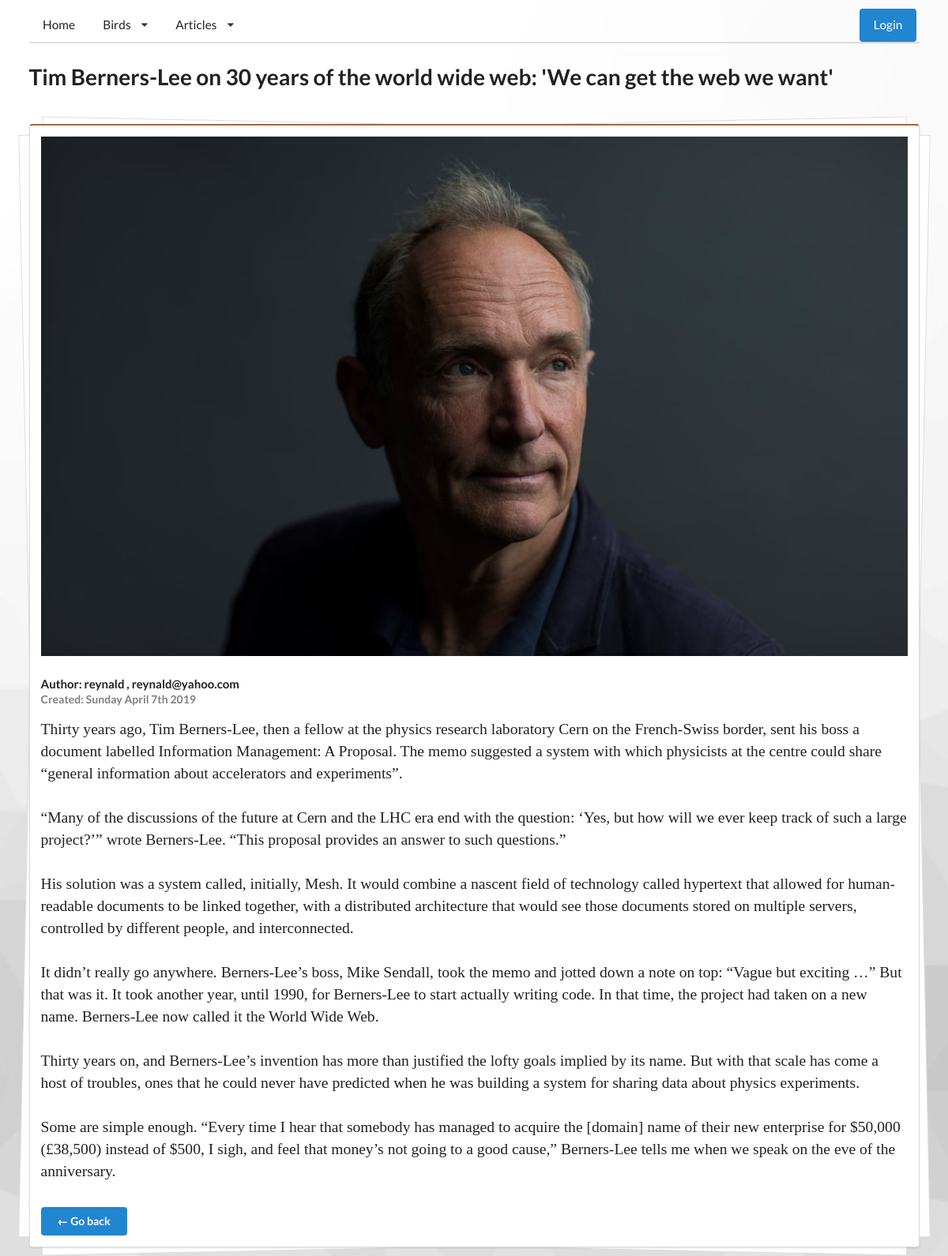
The app's page /article/detail/31 with its own data.
### tables this page shows
CREATE TABLE `articles` (
  `title` varchar(255) NOT NULL,
  `date` timestamp NOT NULL DEFAULT CURRENT_TIMESTAMP,
  `description` text NOT NULL,
  `img` varchar(255) NOT NULL,
  `thumbnail` varchar(255) NOT NULL,
  `id` int(11) NOT NULL,
  `author_id` int(11) NOT NULL
);

CREATE TABLE `tank_users` (
  `id` int(11) NOT NULL,
  `username` varchar(50) NOT NULL,
  `password` varchar(255) NOT NULL,
  `email` varchar(100) NOT NULL,
  `activated` tinyint(1) NOT NULL DEFAULT '1',
  `banned` tinyint(1) NOT NULL DEFAULT '0',
  `ban_reason` varchar(255) DEFAULT NULL,
  `new_password_key` varchar(50) DEFAULT NULL,
  `new_password_requested` datetime DEFAULT NULL,
  `new_email` varchar(100) DEFAULT NULL,
  `new_email_key` varchar(50) DEFAULT NULL,
  `last_ip` varchar(40) NOT NULL,
  `last_login` datetime NOT NULL DEFAULT '0000-00-00 00:00:00',
  `created` datetime NOT NULL DEFAULT '0000-00-00 00:00:00',
  `modified` timestamp NOT NULL DEFAULT CURRENT_TIMESTAMP ON UPDATE CURRENT_TIMESTAMP
);

### application/controllers/Article.php (called while the page is built, shortened)
<?php
class Article extends CI_Controller {
	public function __construct() {
		$this->load->helper(array('form', 'url'));
		$this->load->model('crud_model');
		$this->load->library('image_lib');
		$this->load->library("pagination");
	}
	public function detail($id){
		$data['results'] = $this->crud_model->read_article_detail($id);
		$this->load->helper("typography");
		$this->load->view('includes/header');
		$this->load->view('article_detail_view',$data);
		$this->load->view('includes/footer');
	}
}

### index.php (called while the page is built, shortened)
<?php
require_once BASEPATH.'core/CodeIgniter.php';

### application/libraries/Tank_auth.php (called while the page is built, shortened)
<?php if (!defined('BASEPATH')) exit('No direct script access allowed');
class Tank_auth
{
	function __construct()
	{
		$this->ci =& get_instance();
	}
	function is_logged_in($activated = TRUE)
	{
		return $this->ci->session->userdata('status') === ($activated ? STATUS_ACTIVATED : STATUS_NOT_ACTIVATED);
	}
}

### application/models/Crud_model.php (called while the page is built, shortened)
<?php
class Crud_model extends CI_model{
	function read_article_detail($id) {
		$this->db->select('title, description, img, date, articles.id, author_id, tank_users.username, tank_users.email');
		$this->db->from('articles');
		$this->db->join('tank_users','tank_users.id=articles.author_id');
		$this->db->where('articles.id', $id);
		$query=$this->db->get();
		if($query->num_rows() > 0) {
			return $query->result();
		} else {
			return FALSE;
		}
	}
}

### application/views/article_detail_view.php (the view, shortened to what this page needs)
<?php if($results): ?>
<?php foreach($results as $row): ?>
    <h1 class="ui huge header"><?php echo $row->title ?></h1>
    <div class="ui brown piled segment">
        <div class="ui image">
            <img src="<?php echo base_url()?>uploads/<?php echo $row->img ?>" alt="article image">
        </div>
        <h4 class="header">
            Author: <?php echo ($row->username) ?> , <?php echo $row->email ?>
            <div class="grey-text meta">
                <?php $date = $row->date; ?>
                <p class="date">Created: <?php echo date_format(new DateTime($date), 'l F jS Y'); ?></p>
            </div>
        </h4>
        <p><?php echo nl2br_except_pre($row->description) ?></p>
        <a class="ui button blue" href="<?php echo base_url() ?>article/read">&larr; Go back</a>
    </div>
<?php endforeach; ?>
<?php endif; ?>

### application/views/includes/header.php (shortened to what this page needs)
<!DOCTYPE html>
 <html class="no-js">
    <head>
        <link rel="stylesheet" href="<?php echo base_url()."css/semantic.min.css" ?>">
        <link rel="stylesheet" href="<?php echo base_url()."css/icon.min.css" ?>">
        <link rel="stylesheet" href="<?php echo base_url()."css/style.css" ?>">
    </head>
    <body>
    <div class="ui container">
        <div class="ui secondary pointing menu">
             <a href="<?php echo base_url() ?>" class="item">
                Home
            </a>
            <div class="ui dropdown link item">
                <span class="text">Birds</span><i class="dropdown icon"></i>
            </div>
            <div class="ui dropdown link item">
                <span class="text">Articles</span><i class="dropdown icon"></i>
            </div>
            <div class="right menu">
            <?php if($this->tank_auth->is_logged_in()) : ?>
            <div class="ui blue button ccbtn">
                <div class="ui dropdown link item">
                    <div class="text log">
                        Welcome: <strong><?php echo $this->tank_auth->get_username() ?></strong>
                    </div>
                    <i class="dropdown icon"></i>
                    <div class="menu">
                        <a href="<?php echo base_url()."auth/logout" ?>" class="ui item log">Logout</a>
                    </div>
                </div>
            </div>
            <?php else: ?>
                <div class="ui blue button ccbtn">
                    <a href="<?php echo base_url()."auth/login" ?>" class="ui item log">Login</a>
                </div>
            <?php endif; ?>
            </div>
        </div>

### application/views/includes/footer.php (shortened to what this page needs)
        </div>
    </body>
</html>

### css/style.css (style rules this page uses)
*, *::after, *::before { box-sizing: border-box; }
html { box-sizing: inherit; }
body { background-image: url('../img/cool-background.png'); background-size: cover; font-family: 'EB Garamond', serif; }
p { font-size: 1.4rem; }
.date { font-size: 1rem; }
.item { font-size: 1.1rem; }
.log { color: #fff !important; }
.ccbtn { padding: 0 !important; }
.ui .button { margin-top: .8rem; }
.grey-text { color: grey !important; font-size: 1rem; }

### records on screen
articles: title "Tim Berners-Lee on 30 years of the world wide web: 'We can get the web we want'", img (picture), author.username "reynald", author.email "reynald@yahoo.com", date "Sunday April 7th 2019", description "Thirty years ago, Tim Berners-Lee, then a fellow at the physics research laboratory Cern on the French-Swiss border, sent his boss a document labelled Information Management: A Proposal. The memo suggested a system with which physicists at the centre could share “general information about accelerators and experiments”. “Many of the discussions of the future at Cern and the LHC era end with the question: ‘Yes, but how will we ever keep track of such a large project?’” wrote Berners-Lee. “This proposal provides an answer to such questions.” His solution was a system called, initially, Mesh. It would combine a nascent field of technology called hypertext that allowed for human-readable…"
